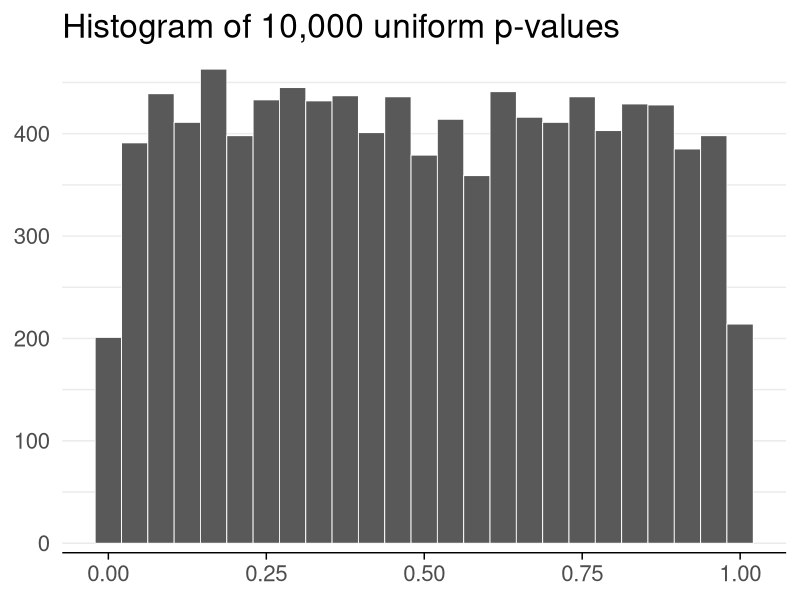
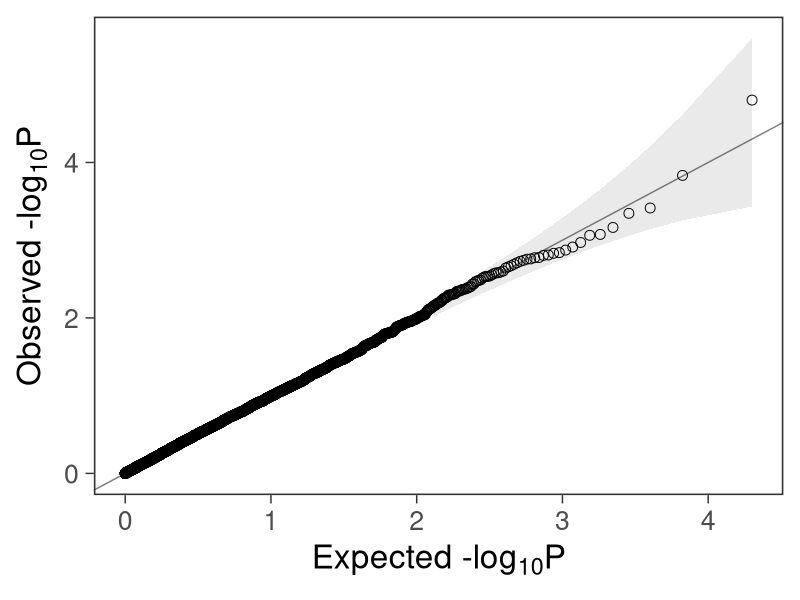
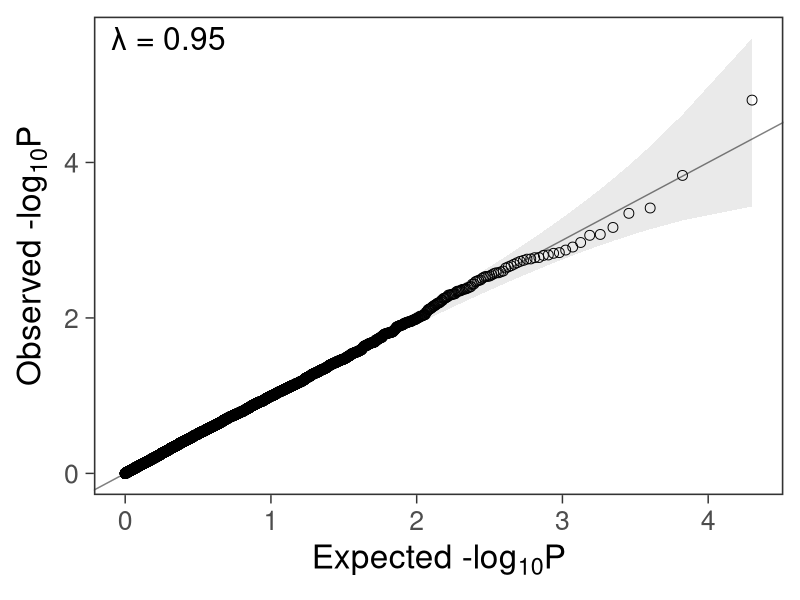

R code for these plots, in order:
#' ---
#' date: 2014-02-16
#' layout: post
#' title: Create a quantile-quantile plot with ggplot2
#' tags:
#'  - R
#' categories: notes
#' thumb: /notes/ggplot2-qqplot_files/figure-html/qqplot-with-lambda-1.png
#' twitter:
#'   card: "summary_large_image"
#' ---
#' 
## ----setup, include=FALSE------------------------------------------------
library(seriation)
library(pheatmap)
library(knitr)
library(readr)
library(ggplot2)
library(dplyr)
library(tidyr)
library(stringr)
opts_chunk$set(
  echo = TRUE
)

#' 
#' After performing many tests for statistical significance, the next step is to
#' check if any results are more extreme than we would expect by random chance.
#' One way to do this is by comparing the distribution of p-values from our tests
#' to the uniform distribution with a quantile-quantile (QQ) plot. Here's a
#' function to create such a plot with [ggplot2].
#' 
#' [ggplot2]: http://docs.ggplot2.org/
#' 
#' <!--more-->
#' 
#' # Simulate results from multiple tests
#' 
#' Suppose we did 10,000 tests and got a p-value for each test.
#' 
## ----pvalues, warning = FALSE, fig.height = 3, fig.width = 7, dpi = 300----
ps <- runif(n = 1e4)
ggplot(data.frame(ps)) +
  geom_histogram(aes(x = ps), bins = 25, color = "white", size = 0.3) +
  theme_minimal(base_size = 20) +
  labs(x = NULL, y = NULL, title = "Histogram of 10,000 uniform p-values") +
  scale_y_continuous(expand = c(0.02, 0)) +
  theme(
    axis.line.x = element_line(size = 0.5),
    axis.ticks.x = element_line(size = 0.5),
    panel.grid.major.y = element_line(size = 0.5),
    panel.grid.minor.y = element_line(size = 0.5),
    panel.grid.major.x = element_blank(),
    panel.grid.minor.x = element_blank()
  )

#' 
#' # Define a function for making qqplots
#' 
#' It would be nice to have a function that accepts a vector of p-values `ps` and
#' returns a ggplot2 plot that can be further customized.
#' 
#' We can use this function to create a quantile-quantile plot:
#' 
## ----qqplot-function, warning = FALSE, fig.height = 4, fig.width = 5.25, dpi = 300----
#' Create a quantile-quantile plot with ggplot2.
#'
#' Assumptions:
#'   - Expected P values are uniformly distributed.
#'   - Confidence intervals assume independence between tests.
#'     We expect deviations past the confidence intervals if the tests are
#'     not independent.
#'     For example, in a genome-wide association study, the genotype at any
#'     position is correlated to nearby positions. Tests of nearby genotypes
#'     will result in similar test statistics.
#'
#' @param ps Vector of p-values.
#' @param ci Size of the confidence interval, 95% by default.
#' @return A ggplot2 plot.
#' @examples
#' library(ggplot2)
#' gg_qqplot(runif(1e2)) + theme_grey(base_size = 24)
gg_qqplot <- function(ps, ci = 0.95) {
  n  <- length(ps)
  df <- data.frame(
    observed = -log10(sort(ps)),
    expected = -log10(ppoints(n)),
    clower   = -log10(qbeta(p = (1 - ci) / 2, shape1 = 1:n, shape2 = n:1)),
    cupper   = -log10(qbeta(p = (1 + ci) / 2, shape1 = 1:n, shape2 = n:1))
  )
  log10Pe <- expression(paste("Expected -log"[10], plain(P)))
  log10Po <- expression(paste("Observed -log"[10], plain(P)))
  ggplot(df) +
    geom_ribbon(
      mapping = aes(x = expected, ymin = clower, ymax = cupper),
      alpha = 0.1
    ) +
    geom_point(aes(expected, observed), shape = 1, size = 3) +
    geom_abline(intercept = 0, slope = 1, alpha = 0.5) +
    # geom_line(aes(expected, cupper), linetype = 2, size = 0.5) +
    # geom_line(aes(expected, clower), linetype = 2, size = 0.5) +
    xlab(log10Pe) +
    ylab(log10Po)
}

#' 
#' # Create the plot
#' 
#' We can add customizations to the object returned by `gg_qqplot(ps)` with
#' `theme_bw()`, `theme()`, and other functions.
#' 
## ----qqplot, warning = FALSE, fig.height = 4, fig.width = 5, dpi = 300----
gg_qqplot(ps) +
  theme_bw(base_size = 24) +
  theme(
    axis.ticks = element_line(size = 0.5),
    panel.grid = element_blank()
    # panel.grid = element_line(size = 0.5, color = "grey80")
  )

#' 
#' # Lambda: a measure of inflated p-values
#' 
#' In genome-wide association studies, we often see a lambda statistic \\(
#' \lambda \\) reported with the QQ plot. In general, the lambda statistic should
#' be close to 1 if the points fall within the expected range, or greater than
#' one if the observed p-values are more significant than expected.
#' 
#' You can find more details here:
#' 
#' - [Calculate inflation observed and expected p-values from uniform distribution in QQ plot][1]
#' 
#' - [Population stratification][2]
#' 
#' [1]: https://stats.stackexchange.com/questions/110755/how-calculate-inflation-observed-and-expected-p-values-from-uniform-distribution 
#' [2]: https://en.wikipedia.org/wiki/Population_stratification
#' 
#' Here's how you can compute it:
#' 
## ----lambda--------------------------------------------------------------
set.seed(1234)
pvalue <- runif(1000, min=0, max=1)
inflation <- function(ps) {
  chisq <- qchisq(1 - pvalue, 1)
  lambda <- median(chisq) / qchisq(0.5, 1)
  lambda
}
inflation(pvalue)

#' 
## ----qqplot-with-lambda, warning = FALSE, fig.height = 4, fig.width = 5, dpi = 300----
gg_qqplot(ps) +
  theme_bw(base_size = 24) +
  annotate(
    geom = "text",
    x = -Inf,
    y = Inf,
    hjust = -0.15,
    vjust = 1 + 0.15 * 3,
    label = sprintf("λ = %.2f", inflation(ps)),
    size = 8
  ) +
  theme(
    axis.ticks = element_line(size = 0.5),
    panel.grid = element_blank()
    # panel.grid = element_line(size = 0.5, color = "grey80")
  )

#' 
